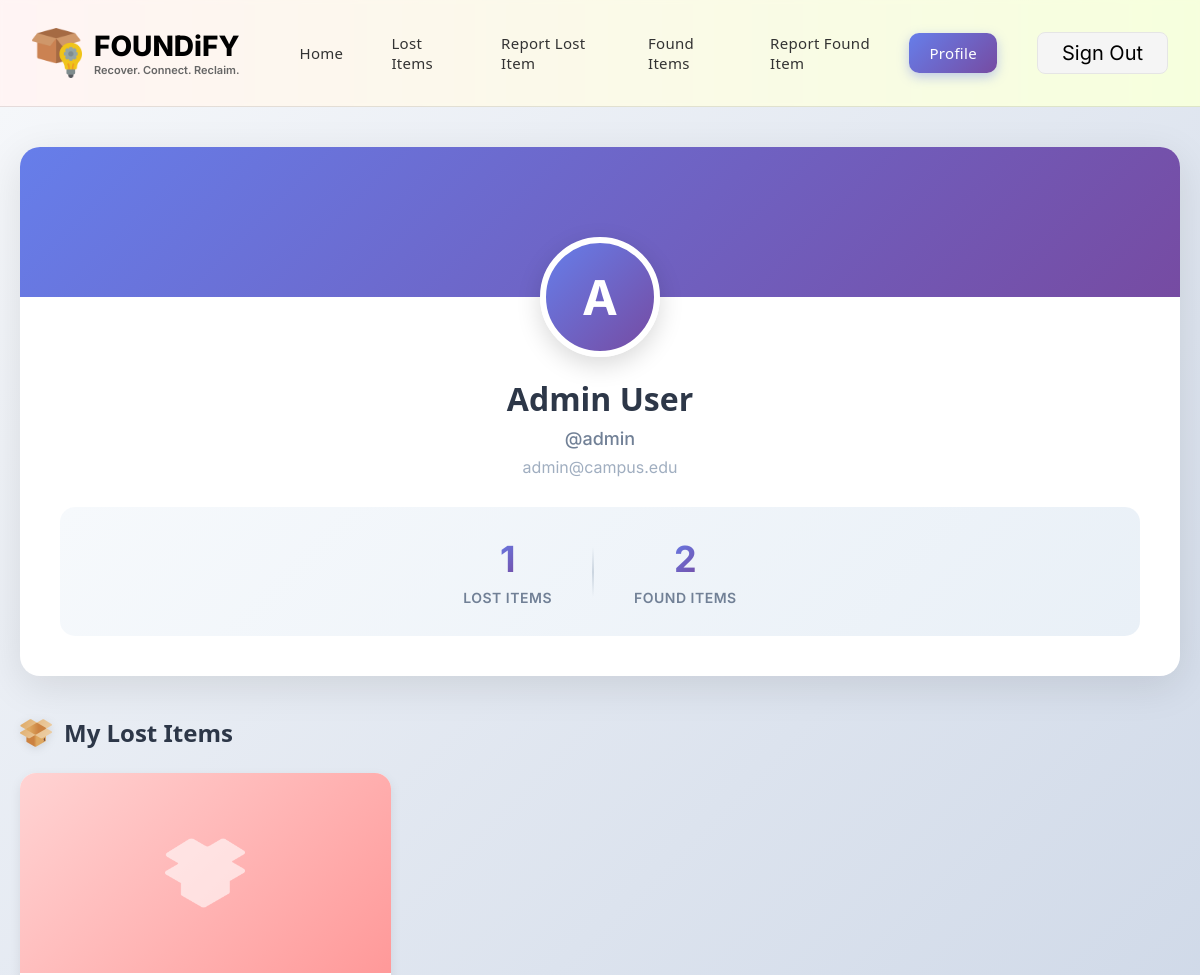
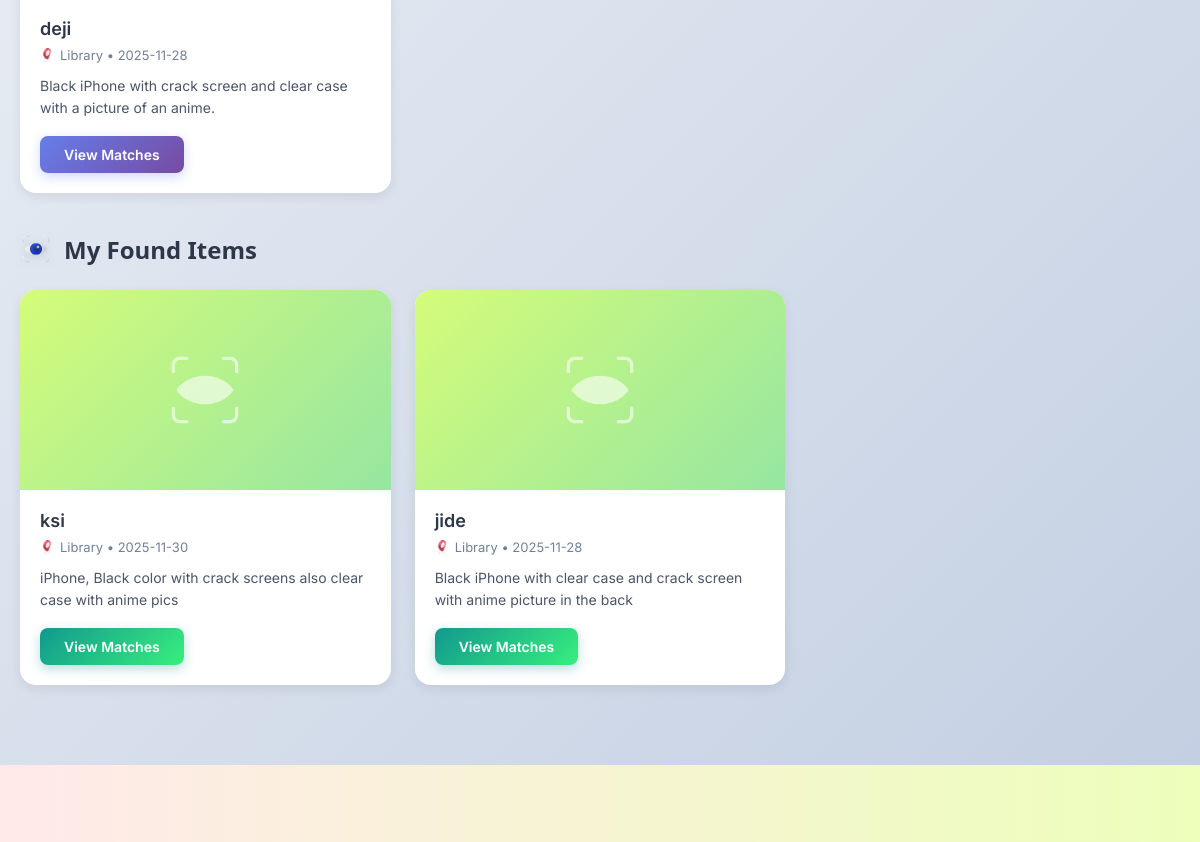
The app's page /profile (signed in, upper part), older data (2 pictures, top to bottom).
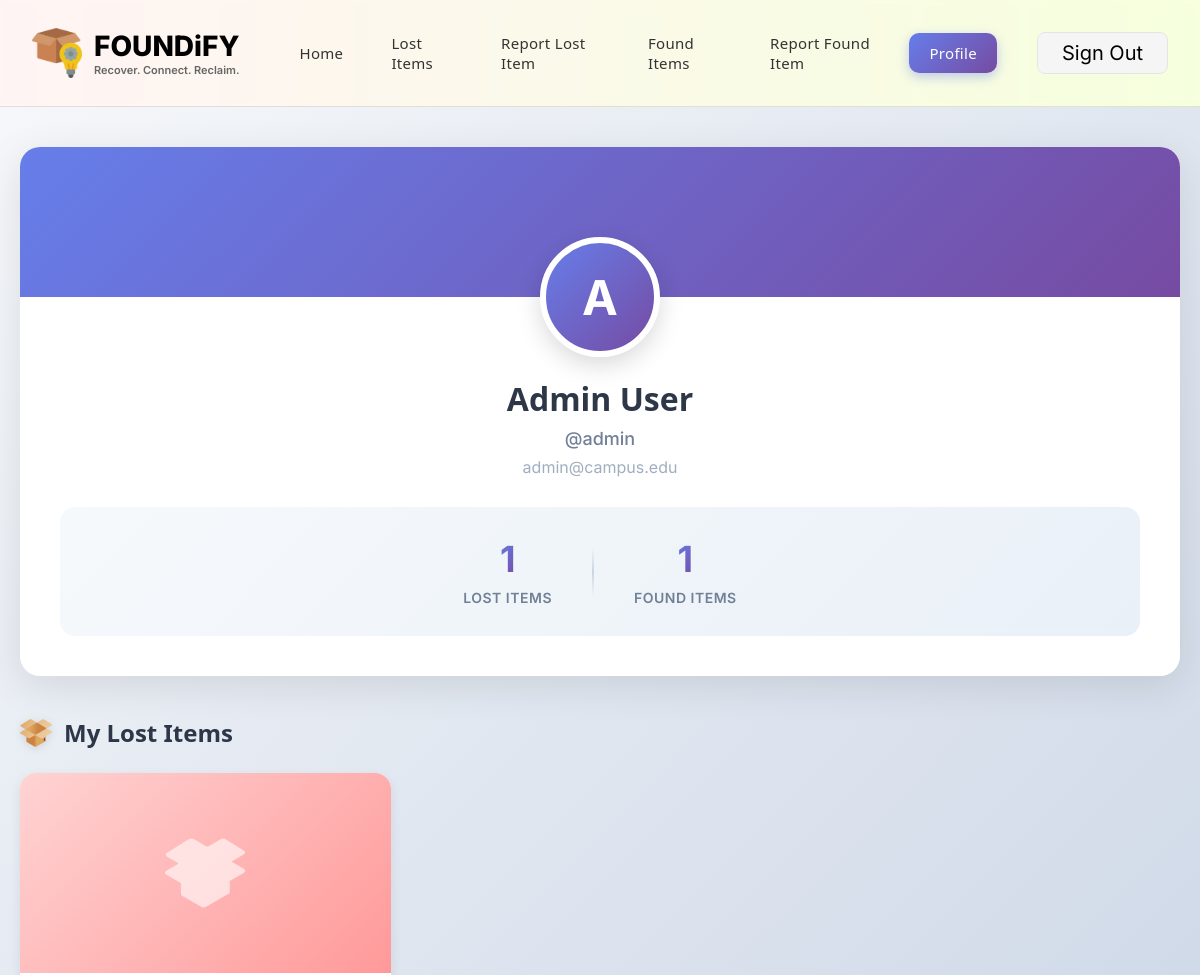
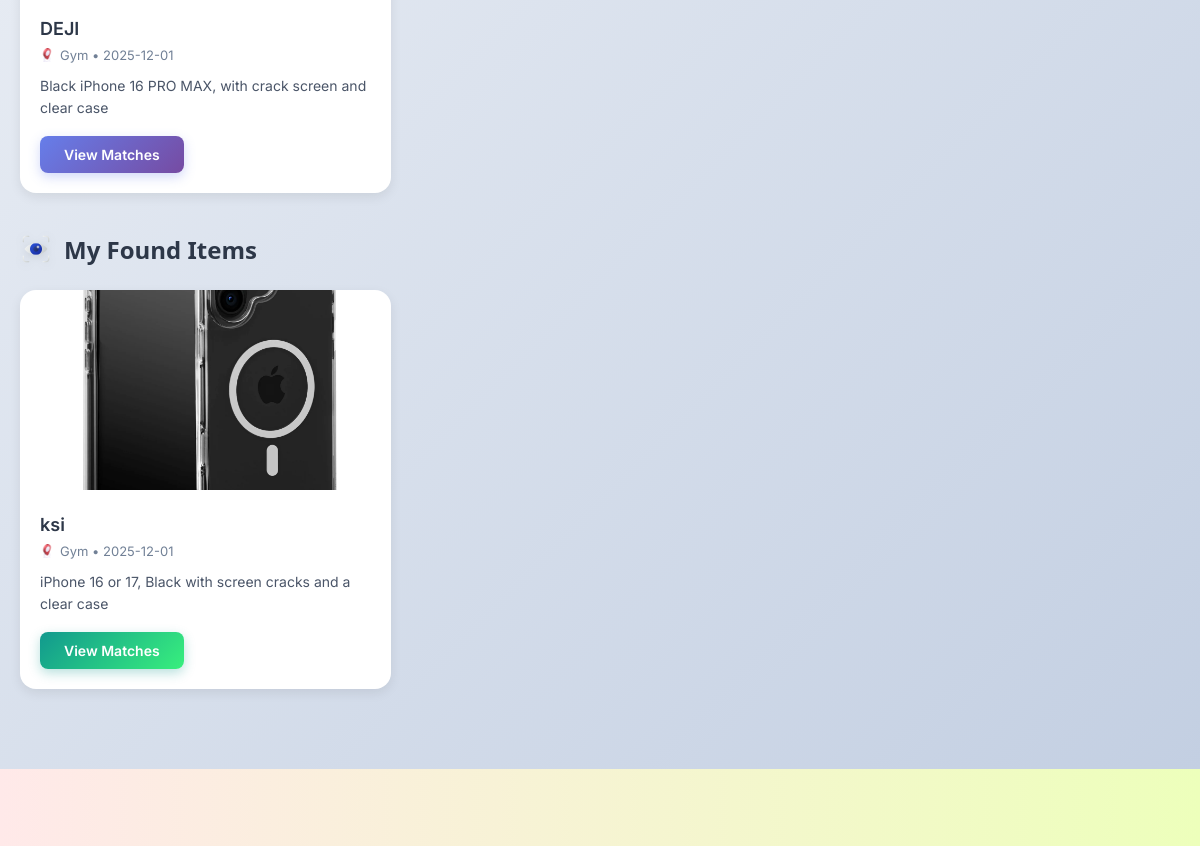
The same page, newer data (2 pictures, top to bottom).
### models.py (models this page shows)
class LostItem(db.Model):
    id = db.Column(db.Integer, primary_key=True)
    item_id = db.Column(db.String(20), unique=True, nullable=False)
    name = db.Column(db.String(200), nullable=False)
    desc = db.Column(db.Text, nullable=False)
    category = db.Column(db.String(100), nullable=False)
    location = db.Column(db.String(200), nullable=False)
    date = db.Column(db.String(20), nullable=False)
    photo = db.Column(db.String(200))
    created_at = db.Column(db.DateTime, default=datetime.utcnow)
    user_id = db.Column(db.Integer, db.ForeignKey('user.id'), nullable=False)

class FoundItem(db.Model):
    id = db.Column(db.Integer, primary_key=True)
    item_id = db.Column(db.String(20), unique=True, nullable=False)
    name = db.Column(db.String(200), nullable=False)
    desc = db.Column(db.Text, nullable=False)
    category = db.Column(db.String(100), nullable=False)
    location = db.Column(db.String(200), nullable=False)
    date = db.Column(db.String(20), nullable=False)
    photo = db.Column(db.String(200))
    created_at = db.Column(db.DateTime, default=datetime.utcnow)
    user_id = db.Column(db.Integer, db.ForeignKey('user.id'), nullable=False)

### app.py (the view)
@app.route('/profile')
def profile():
    if 'logged_in' not in session:
        flash('Please login to view profile', 'error')
        return redirect(url_for('login'))
    user_id = session.get('user_id')
    user = User.query.get(user_id)
    if not user:
        flash('User not found', 'error')
        return redirect(url_for('login'))
    user_lost_items = LostItem.query.filter_by(user_id=user_id).all()
    user_found_items = FoundItem.query.filter_by(user_id=user_id).all()
    return render_template('profile.html',
                         user=user,
                         lost_items=user_lost_items,
                         found_items=user_found_items)

### templates/profile.html (shortened to what the changed rows need)
{% extends "base.html" %}
{% block content %}
<div class="profile-page">
    <div class="profile-container">
        <div class="profile-header-card">
            <div class="profile-content">
                <h1 class="profile-name">{{ user.name }}</h1>
                <div class="profile-stats">
                    <div class="stat-box">
                        <span class="stat-number">{{ found_items|length }}</span>
                        <span class="stat-label">Found Items</span>
                    </div>
                </div>
            </div>
        </div>
        <div class="profile-section">
            <h2 class="section-title">
                <img src="{{ url_for('static', filename='icons/lost.png') }}" alt="Lost" class="section-icon">
                My Lost Items
            </h2>
            {% if lost_items %}
            <div class="profile-items-grid">
                {% for item in lost_items %}
                <div class="profile-item-card">
                    {% if item.photo %}
                    <img src="{{ url_for('static', filename='uploads/' + item.photo) }}"
                         alt="{{ item.name }}" class="profile-item-image">
                    {% else %}
                    <div class="profile-item-placeholder">
                        <img src="{{ url_for('static', filename='icons/lost.png') }}" alt="Lost Item" class="placeholder-icon">
                    </div>
                    {% endif %}
                    <div class="profile-item-info">
                        <h3>{{ item.name }}</h3>
                        <p class="item-meta">
                            <img src="{{ url_for('static', filename='icons/location.png') }}" alt="" class="meta-icon">
                            {{ item.location }} • {{ item.date }}
                        </p>
                        <p class="item-desc">{{ item.desc[:80] }}{% if item.desc|length > 80 %}...{% endif %}</p>
                        <a href="{{ url_for('view_matches', item_id=item.item_id, item_type='lost') }}"
                           class="profile-view-btn">View Matches</a>
                    </div>
                </div>
                {% endfor %}
            </div>
            {% else %}
            <div class="empty-state">
                <img src="{{ url_for('static', filename='icons/lost.png') }}" alt="No items" class="empty-icon-img">
                <p>You haven't reported any lost items yet.</p>
            </div>
            {% endif %}
        </div>
        <div class="profile-section">
            <h2 class="section-title">
                <img src="{{ url_for('static', filename='icons/found.png') }}" alt="Found" class="section-icon">
                My Found Items
            </h2>
            {% if found_items %}
            <div class="profile-items-grid">
                {% for item in found_items %}
                <div class="profile-item-card">
                    {% if item.photo %}
                    <img src="{{ url_for('static', filename='uploads/' + item.photo) }}"
                         alt="{{ item.name }}" class="profile-item-image">
                    {% else %}
                    <div class="profile-item-placeholder found">
                        <img src="{{ url_for('static', filename='icons/found.png') }}" alt="Found Item" class="placeholder-icon">
                    </div>
                    {% endif %}
                    <div class="profile-item-info">
                        <h3>{{ item.name }}</h3>
                        <p class="item-meta">
                            <img src="{{ url_for('static', filename='icons/location.png') }}" alt="" class="meta-icon">
                            {{ item.location }} • {{ item.date }}
                        </p>
                        <p class="item-desc">{{ item.desc[:80] }}{% if item.desc|length > 80 %}...{% endif %}</p>
                        <a href="{{ url_for('view_matches', item_id=item.item_id, item_type='found') }}"
                           class="profile-view-btn found">View Matches</a>
                    </div>
                </div>
                {% endfor %}
            </div>
            {% else %}
            <div class="empty-state">
                <img src="{{ url_for('static', filename='icons/found.png') }}" alt="No items" class="empty-icon-img">
                <p>You haven't reported any found items yet.</p>
            </div>
            {% endif %}
        </div>
    </div>
</div>
{% endblock %}

Row changes from the older to the newer data that the page shows:
removed FoundItem: name "jide", location "Library", date "2025-11-28", desc "Black iPhone with clear case and crack screen with anime picture in the back"
changed LostItem: name "deji" → "DEJI"; location "Library" → "Gym"; date "2025-11-28" → "2025-12-01"; desc "Black iPhone with crack screen and clear case with a picture of an anime." → "Black iPhone 16 PRO MAX, with crack screen and clear case"
changed FoundItem "ksi": photo: picture added; location "Library" → "Gym"; date "2025-11-30" → "2025-12-01"; desc "iPhone, Black color with crack screens also clear case with anime pics" → "iPhone 16 or 17, Black with screen cracks and a clear case"
Text that changed along with them:
{{ found_items|length }}: "2" → "1"
